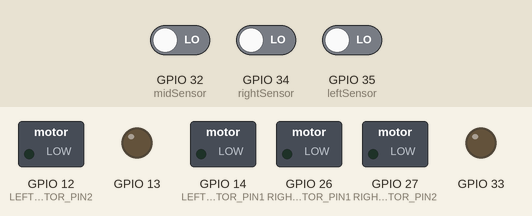
The program below on a simulated ESP32. On the bench: switched loads named in the program (green lamp = pin HIGH), output pins drawn as LEDs (lit = HIGH). The inputs (shaded band) are chosen by the test bench; at power-on: GPIO 32 (midSensor) LOW, GPIO 34 (rightSensor) LOW, GPIO 35 (leftSensor) LOW.

Above: at 0.8 s.
0.9 s: GPIO 32 (midSensor) driven HIGH
At 2.1 s:
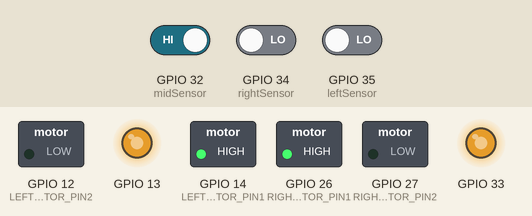
2.4 s: GPIO 34 (rightSensor) driven HIGH
At 3.3 s:
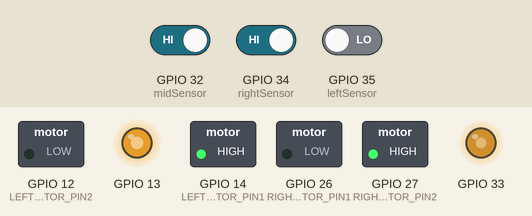
3.9 s: GPIO 34 (rightSensor) driven LOW
At 4.5 s:
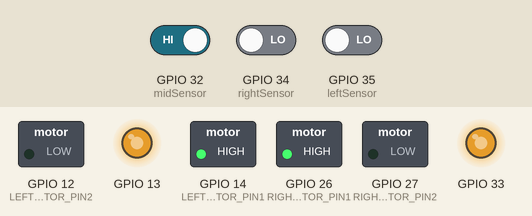
5.4 s: GPIO 35 (leftSensor) driven HIGH
At 6.6 s:
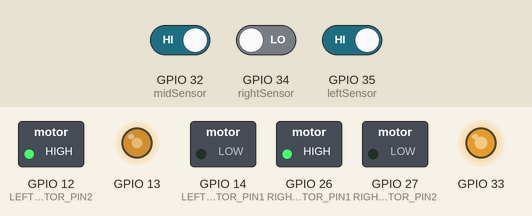
6.9 s: GPIO 35 (leftSensor) driven LOW
At 7.9 s:
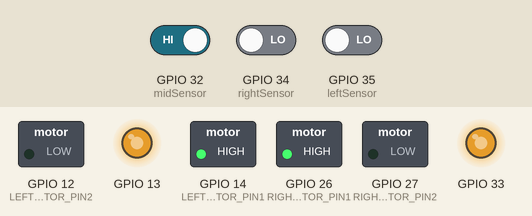
Timing chart, 0 to 9.4 s (numbered marks = the images above; inputs shaded):
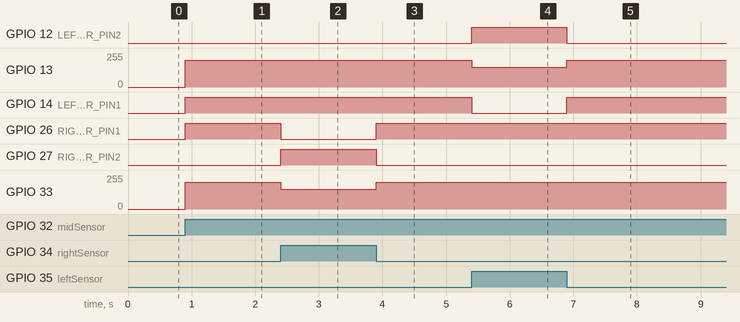

Measured:
- after the input at 0.9 s, GPIO 13, GPIO 33: 0/255 → 199/255 at once; GPIO 14 (LEFT_MOTOR_PIN1), GPIO 26 (RIGHT_MOTOR_PIN1): LOW → HIGH at once
- after the input at 2.4 s, GPIO 26 (RIGHT_MOTOR_PIN1): HIGH → LOW at once; GPIO 27 (RIGHT_MOTOR_PIN2): LOW → HIGH at once; GPIO 33: 199/255 → 149/255 at once
- after the input at 3.9 s, GPIO 26 (RIGHT_MOTOR_PIN1): LOW → HIGH at once; GPIO 27 (RIGHT_MOTOR_PIN2): HIGH → LOW at once; GPIO 33: 149/255 → 199/255 at once
- after the input at 5.4 s, GPIO 12 (LEFT_MOTOR_PIN2): LOW → HIGH at once; GPIO 13: 199/255 → 149/255 at once; GPIO 14 (LEFT_MOTOR_PIN1): HIGH → LOW at once
- after the input at 6.9 s, GPIO 12 (LEFT_MOTOR_PIN2): HIGH → LOW at once; GPIO 13: 149/255 → 199/255 at once; GPIO 14 (LEFT_MOTOR_PIN1): LOW → HIGH at once

The program:

main.cpp
```cpp
#include "freertos/FreeRTOS.h"
#include "freertos/task.h"
#include "esp_log.h"

#include "bot_config.h"
#include "IR.h"
#include "movement.h"

static const char *TAG = "LINE_CAR";

enum class CarState {
    None,
    Forward,
    Left,
    Right,
    Stop
};

// ESP-IDF looks for a C symbol named app_main, so it needs C linkage in a .cpp file
extern "C" void app_main(void)
{
    lineSensor();
    movement();

    CarState last_state = CarState::None;

    while (true) {
        int right_ir = ir_read_right();
        int left_ir  = ir_read_left();
        int mid_ir   = ir_read_mid();

        CarState state;

        if (right_ir == 0 && left_ir == 0 && mid_ir == 1) {
            state = CarState::Forward;
        } else if (right_ir == 1) {
            state = CarState::Right;
        } else if (left_ir == 1) {
            state = CarState::Left;
        } else {
            state = CarState::Stop;
        }

        // Act and log only when the state changes
        if (state != last_state) {
            switch (state) {
                case CarState::Forward: move_forward(); ESP_LOGI(TAG, "Waiting for line"); break;
                case CarState::Right:   turn_right();   ESP_LOGI(TAG, "Turning Right");    break;
                case CarState::Left:    turn_left();    ESP_LOGI(TAG, "Turning Left");     break;
                default:                stop_car();     ESP_LOGI(TAG, "Stopping");         break;
            }
            last_state = state;
        }

        vTaskDelay(1);  // yield to the idle task and watchdog
    }
}
```

IR.h
```cpp
#pragma once

// Configure the three IR sensor pins as inputs
void lineSensor(void);

// Raw sensor readings (1 = HIGH, 0 = LOW)
int ir_read_right(void);
int ir_read_left(void);
int ir_read_mid(void);
```

movement.h
```cpp
#pragma once

// Configure motor direction pins and PWM channels
void movement(void);

void move_forward(void);
void move_backward(void);
void turn_left(void);
void turn_right(void);
void stop_car(void);
```

IR.cpp
```cpp
#include "IR.h"
#include "Bot_config.h"
#include "driver/gpio.h"

void lineSensor(){
    gpio_config_t config = {};
    config.pin_bit_mask = (1ULL << rightSensor ) | (1ULL << midSensor) | (1ULL << leftSensor);
    config.mode = GPIO_MODE_INPUT;
    config.pull_up_en = GPIO_PULLUP_DISABLE;
    config.pull_down_en = GPIO_PULLDOWN_DISABLE;
    config.intr_type = GPIO_INTR_DISABLE;
    gpio_config(&config);

}

int ir_read_right(void) {
    return gpio_get_level(rightSensor);
 }
int ir_read_left(void)  {
    return gpio_get_level(leftSensor);
 }
int ir_read_mid(void)   {
    return gpio_get_level(midSensor);
}
```

movement.cpp
```cpp
#include "movement.h"
#include "bot_config.h"
#include "esp_err.h"

// ---------------- Private helpers ----------------
static void set_pwm(ledc_channel_t channel, uint32_t duty)
{
    ledc_set_duty(PWM_MODE, channel, duty);
    ledc_update_duty(PWM_MODE, channel);
}

static void pwm_init(void)
{
    ledc_timer_config_t timer_conf = {};
    timer_conf.speed_mode      = PWM_MODE;
    timer_conf.duty_resolution = PWM_RESOLUTION;
    timer_conf.timer_num       = PWM_TIMER;
    timer_conf.freq_hz         = PWM_FREQ_HZ;
    timer_conf.clk_cfg         = LEDC_AUTO_CLK;
    ESP_ERROR_CHECK(ledc_timer_config(&timer_conf));

    ledc_channel_config_t right_ch = {};
    right_ch.gpio_num   = ENABLE_RIGHT_MOTOR;
    right_ch.speed_mode = PWM_MODE;
    right_ch.channel    = RIGHT_PWM_CHANNEL;
    right_ch.timer_sel  = PWM_TIMER;
    right_ch.duty       = 0;
    right_ch.hpoint     = 0;
    ESP_ERROR_CHECK(ledc_channel_config(&right_ch));

    ledc_channel_config_t left_ch = {};
    left_ch.gpio_num   = ENABLE_LEFT_MOTOR;
    left_ch.speed_mode = PWM_MODE;
    left_ch.channel    = LEFT_PWM_CHANNEL;
    left_ch.timer_sel  = PWM_TIMER;
    left_ch.duty       = 0;
    left_ch.hpoint     = 0;
    ESP_ERROR_CHECK(ledc_channel_config(&left_ch));
}

static void gpio_init_motors(void)
{
    gpio_config_t out_conf = {};
    out_conf.pin_bit_mask = (1ULL << RIGHT_MOTOR_PIN1) | (1ULL << RIGHT_MOTOR_PIN2) |
                            (1ULL << LEFT_MOTOR_PIN1)  | (1ULL << LEFT_MOTOR_PIN2);
    out_conf.mode         = GPIO_MODE_OUTPUT;
    out_conf.pull_up_en   = GPIO_PULLUP_DISABLE;
    out_conf.pull_down_en = GPIO_PULLDOWN_DISABLE;
    out_conf.intr_type    = GPIO_INTR_DISABLE;
    ESP_ERROR_CHECK(gpio_config(&out_conf));
}

// ---------------- Public API ----------------
void movement(void)
{
    gpio_init_motors();
    pwm_init();
    stop_car();   // start with motors stopped
}

void move_forward(void)
{
    gpio_set_level(RIGHT_MOTOR_PIN1, 1);
    gpio_set_level(RIGHT_MOTOR_PIN2, 0);
    gpio_set_level(LEFT_MOTOR_PIN1, 1);
    gpio_set_level(LEFT_MOTOR_PIN2, 0);
    set_pwm(RIGHT_PWM_CHANNEL, MOTOR_SPEED);
    set_pwm(LEFT_PWM_CHANNEL, MOTOR_SPEED);
}

void move_backward(void)
{
    gpio_set_level(RIGHT_MOTOR_PIN1, 0);
    gpio_set_level(RIGHT_MOTOR_PIN2, 1);
    gpio_set_level(LEFT_MOTOR_PIN1, 0);
    gpio_set_level(LEFT_MOTOR_PIN2, 1);
    set_pwm(RIGHT_PWM_CHANNEL, MOTOR_SPEED);
    set_pwm(LEFT_PWM_CHANNEL,  MOTOR_SPEED);
}

void turn_left(void)
{
    // Right motor forward, left motor backward
    gpio_set_level(RIGHT_MOTOR_PIN1, 1);
    gpio_set_level(RIGHT_MOTOR_PIN2, 0);
    gpio_set_level(LEFT_MOTOR_PIN1, 0);
    gpio_set_level(LEFT_MOTOR_PIN2, 1);
    set_pwm(RIGHT_PWM_CHANNEL, MOTOR_SPEED);
    set_pwm(LEFT_PWM_CHANNEL, slow_speed);
}

void turn_right(void)
{
    // Right motor backward, left motor forward
    gpio_set_level(RIGHT_MOTOR_PIN1, 0);
    gpio_set_level(RIGHT_MOTOR_PIN2, 1);
    gpio_set_level(LEFT_MOTOR_PIN1, 1);
    gpio_set_level(LEFT_MOTOR_PIN2, 0);
    set_pwm(RIGHT_PWM_CHANNEL, slow_speed);
    set_pwm(LEFT_PWM_CHANNEL, MOTOR_SPEED);
}

void stop_car(void)
{
    gpio_set_level(RIGHT_MOTOR_PIN1, 0);
    gpio_set_level(RIGHT_MOTOR_PIN2, 0);
    gpio_set_level(LEFT_MOTOR_PIN1, 0);
    gpio_set_level(LEFT_MOTOR_PIN2, 0);
    set_pwm(RIGHT_PWM_CHANNEL, 0);
    set_pwm(LEFT_PWM_CHANNEL, 0);
}
```

Bot_config.h
```cpp
#pragma once
#include "driver/gpio.h"
#include "driver/ledc.h"


#define rightSensor     GPIO_NUM_34
#define leftSensor      GPIO_NUM_35
#define midSensor       GPIO_NUM_32

#define MOTOR_SPEED      200
#define slow_speed        150


#define ENABLE_RIGHT_MOTOR  GPIO_NUM_33
#define RIGHT_MOTOR_PIN1    GPIO_NUM_26
#define RIGHT_MOTOR_PIN2    GPIO_NUM_27
#define ENABLE_LEFT_MOTOR   GPIO_NUM_13
#define LEFT_MOTOR_PIN1     GPIO_NUM_14
#define LEFT_MOTOR_PIN2     GPIO_NUM_12

#define PWM_FREQ_HZ         1000
#define PWM_MODE            LEDC_LOW_SPEED_MODE
#define PWM_TIMER           LEDC_TIMER_0
#define PWM_RESOLUTION      LEDC_TIMER_8_BIT
#define RIGHT_PWM_CHANNEL   LEDC_CHANNEL_0
#define LEFT_PWM_CHANNEL    LEDC_CHANNEL_1
```
